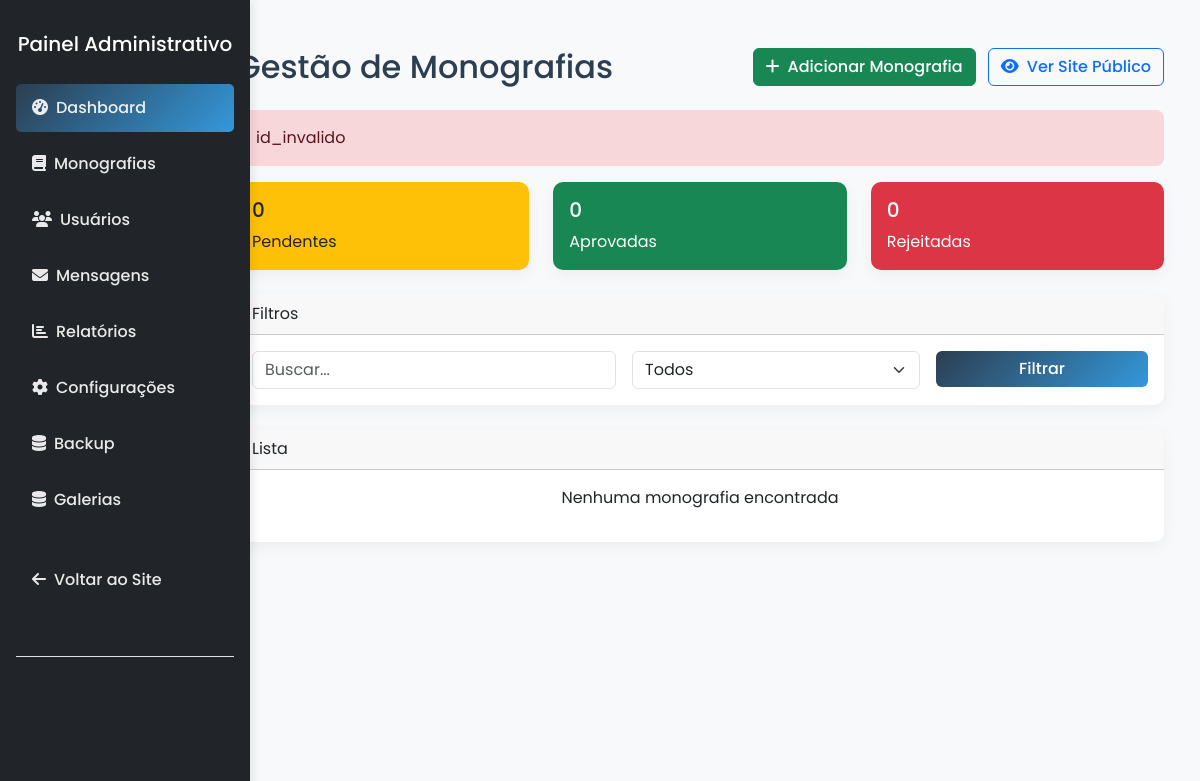
The page /admin/monografias.php?error=id_invalido (signed in) on the database as committed earlier.
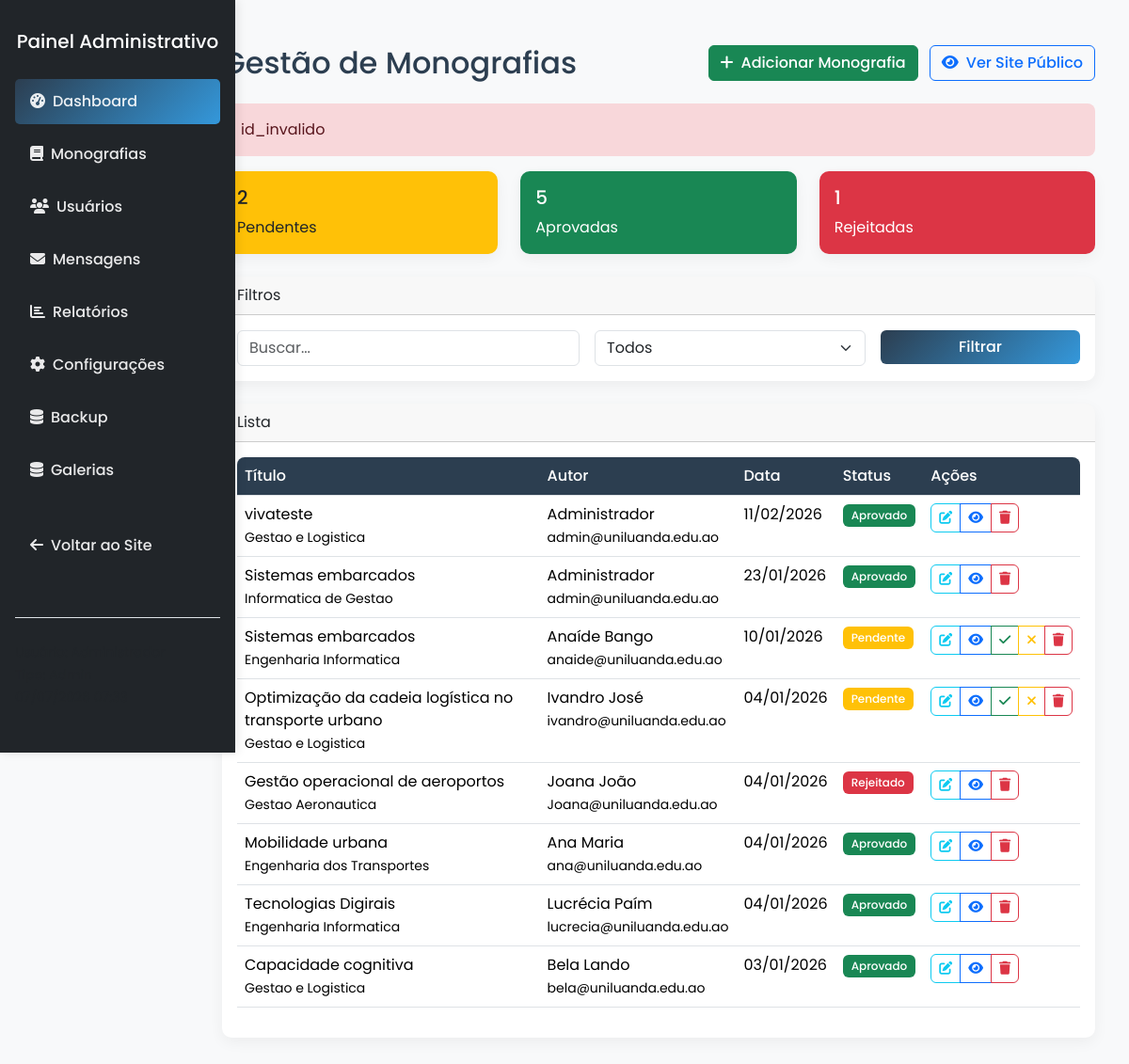
The same page on the database as committed later.
### tables this page shows
CREATE TABLE `monografias` (
  `id` int NOT NULL AUTO_INCREMENT,
  `titulo` varchar(255) NOT NULL,
  `resumo` text NOT NULL,
  `autor_id` int NOT NULL,
  `orientador` varchar(100) DEFAULT NULL,
  `curso` varchar(100) DEFAULT NULL,
  `palavras_chave` varchar(255) DEFAULT NULL,
  `arquivo` varchar(255) NOT NULL,
  `data_publicacao` date DEFAULT NULL,
  `status` enum('pendente','aprovado','rejeitado') DEFAULT 'pendente',
  `data_submissao` timestamp NULL DEFAULT CURRENT_TIMESTAMP,
  `area` varchar(150) DEFAULT NULL,
  `tipo_documento` varchar(50) DEFAULT NULL,
  PRIMARY KEY (`id`),
  KEY `autor_id` (`autor_id`),
  KEY `idx_monografias_autor` (`autor_id`),
  KEY `idx_monografias_titulo` (`titulo`),
  KEY `idx_monografias_palavras_chave` (`palavras_chave`),
  FULLTEXT KEY `ft_titulo_palavras` (`titulo`,`palavras_chave`),
  FULLTEXT KEY `titulo` (`titulo`,`resumo`,`palavras_chave`),
  CONSTRAINT `fk_monografias_autor` FOREIGN KEY (`autor_id`) REFERENCES `usuarios` (`id`) ON DELETE CASCADE ON UPDATE CASCADE
);

CREATE TABLE `usuarios` (
  `id` int NOT NULL AUTO_INCREMENT,
  `nome` varchar(100) NOT NULL,
  `email` varchar(100) NOT NULL,
  `password` varchar(255) NOT NULL,
  `tipo` enum('admin','estudante','professor') DEFAULT 'estudante',
  `foto` varchar(255) DEFAULT 'default.png',
  `data_criacao` timestamp NULL DEFAULT CURRENT_TIMESTAMP,
  `data_atualizacao` timestamp NULL DEFAULT CURRENT_TIMESTAMP ON UPDATE CURRENT_TIMESTAMP,
  PRIMARY KEY (`id`),
  UNIQUE KEY `email` (`email`)
);

### includes/functions.php (called while the page is built, shortened)
<?php
function formatDate($date) {
    return date('d/m/Y', strtotime($date));
}
?>

### admin/monografias.php (the view, shortened to what the changed rows need)
<?php
$database = new Database();
$db = $database->getConnection();
$page = isset($_GET['page']) ? (int)$_GET['page'] : 1;
$limit = 10;
$offset = ($page - 1) * $limit;
$query = "SELECT m.*, u.nome AS autor, u.email AS autor_email
          FROM monografias m
          LEFT JOIN usuarios u ON m.autor_id = u.id
          WHERE 1=1";
$params = [];
$countQuery = "SELECT COUNT(*) AS total FROM ($query) AS t";
$countStmt = $db->prepare($countQuery);
$countStmt->execute();
$query .= " ORDER BY m.data_submissao DESC LIMIT :limit OFFSET :offset";
$params[':limit'] = $limit;
$params[':offset'] = $offset;
$stmt = $db->prepare($query);
foreach ($params as $k => $v) {
    $type = ($k === ':limit' || $k === ':offset') ? PDO::PARAM_INT : PDO::PARAM_STR;
    $stmt->bindValue($k, $v, $type);
}
$stmt->execute();
$monografias = $stmt->fetchAll(PDO::FETCH_ASSOC);
$statsQuery = "SELECT status, COUNT(*) AS count FROM monografias GROUP BY status";
$stats = $db->query($statsQuery)->fetchAll(PDO::FETCH_ASSOC);
$statusCounts = ['pendente'=>0,'aprovado'=>0,'rejeitado'=>0];
foreach ($stats as $s) $statusCounts[$s['status']] = $s['count'];
?>
<!DOCTYPE html>
<html lang="pt-pt">
<head>
    <?php include '../includes/head.php'; ?>
</head>
<body>
<div class="container-fluid py-4">
    <div class="row">
        <?php include 'sidebar.php'; ?>
        <div class="col-md-9 col-lg-10 ms-auto">
            <div class="p-4">
                <div class="d-flex justify-content-between align-items-center mb-4">
                    <h2 class="mb-0">Gestão de Monografias</h2>
                </div>
                <div class="row mb-4">
                    <div class="col-md-4"><div class="card bg-warning text-dark"><div class="card-body"><h5><?php echo $statusCounts['pendente']; ?></h5>Pendentes</div></div></div>
                    <div class="col-md-4"><div class="card bg-success text-white"><div class="card-body"><h5><?php echo $statusCounts['aprovado']; ?></h5>Aprovadas</div></div></div>
                    <div class="col-md-4"><div class="card bg-danger text-white"><div class="card-body"><h5><?php echo $statusCounts['rejeitado']; ?></h5>Rejeitadas</div></div></div>
                </div>
                <div class="card">
                    <div class="card-body">
                        <?php if ($monografias): ?>
                        <div class="table-responsive">
                            <table class="table table-hover">
                                <thead><tr><th>Título</th><th>Autor</th><th>Data</th><th>Status</th><th>Ações</th></tr></thead>
                                <tbody>
                                <?php foreach ($monografias as $m): ?>
                                <tr>
                                    <td><?php echo htmlspecialchars($m['titulo']); ?><br><small><?php echo htmlspecialchars($m['curso']); ?></small></td>
                                    <td><?php echo htmlspecialchars($m['autor']); ?><br><small><?php echo htmlspecialchars($m['autor_email']); ?></small></td>
                                    <td><?php echo formatDate($m['data_submissao']); ?></td>
                                    <td><span class="badge bg-<?php echo $m['status']=='aprovado'?'success':($m['status']=='rejeitado'?'danger':'warning'); ?>"><?php echo ucfirst($m['status']); ?></span></td>
                                    <td>
                                        <div class="btn-group">
                                            <a href="editar_monografia.php?id=<?php echo $m['id']; ?>" class="btn btn-sm btn-outline-info" title="Editar monografia"><i class="fas fa-edit"></i></a>
                                            <a href="../detalhes_monografia.php?id=<?php echo $m['id']; ?>" class="btn btn-sm btn-outline-primary"><i class="fas fa-eye"></i></a>
                                            <?php if($m['status']=='pendente'): ?>
                                            <a href="?action=approve&id=<?php echo $m['id']; ?>" class="btn btn-sm btn-outline-success"><i class="fas fa-check"></i></a>
                                            <a href="?action=reject&id=<?php echo $m['id']; ?>" class="btn btn-sm btn-outline-warning"><i class="fas fa-times"></i></a>
                                            <?php endif; ?>
                                            <a href="?action=delete&id=<?php echo $m['id']; ?>" class="btn btn-sm btn-outline-danger" onclick="return confirm('Excluir?')"><i class="fas fa-trash"></i></a>
                                        </div>
                                    </td>
                                </tr>
                                <?php endforeach; ?>
                                </tbody>
                            </table>
                        </div>
                        <?php else: ?>
                            <p class="text-center">Nenhuma monografia encontrada</p>
                        <?php endif; ?>
                    </div>
                </div>
            </div>
        </div>
    </div>
</div>
</body>
</html>

Rows that differ between the two databases and show on the page:
added monografias: titulo "vivateste", curso "Gestao e Logistica", autor.nome "Administrador", autor.email "admin@uniluanda.edu.ao", data_submissao "11/02/2026", status "Aprovado"
added monografias: titulo "Sistemas embarcados", curso "Informatica de Gestao", autor.nome "Administrador", autor.email "admin@uniluanda.edu.ao", data_submissao "23/01/2026", status "Aprovado"
added monografias: titulo "Sistemas embarcados", curso "Engenharia Informatica", autor.nome "Anaíde Bango", autor.email "anaide@uniluanda.edu.ao", data_submissao "10/01/2026", status "Pendente"
added monografias: titulo "Optimização da cadeia logística no transporte urbano", curso "Gestao e Logistica", autor.nome "Ivandro José", autor.email "ivandro@uniluanda.edu.ao", data_submissao "04/01/2026", status "Pendente"
added monografias: titulo "Gestão operacional de aeroportos", curso "Gestao Aeronautica", autor.nome "Joana João", autor.email "Joana@uniluanda.edu.ao", data_submissao "04/01/2026", status "Rejeitado"
added monografias: titulo "Mobilidade urbana", curso "Engenharia dos Transportes", autor.nome "Ana Maria", autor.email "ana@uniluanda.edu.ao", data_submissao "04/01/2026", status "Aprovado"
added monografias: titulo "Tecnologias Digirais", curso "Engenharia Informatica", autor.nome "Lucrécia Paím", autor.email "lucrecia@uniluanda.edu.ao", data_submissao "04/01/2026", status "Aprovado"
added monografias: titulo "Capacidade cognitiva", curso "Gestao e Logistica", autor.nome "Bela Lando", autor.email "bela@uniluanda.edu.ao", data_submissao "03/01/2026", status "Aprovado"
Other text that changed with them:
$statusCounts['pendente']: "0" → "2"
$statusCounts['aprovado']: "0" → "5"
$statusCounts['rejeitado']: "0" → "1"
text no longer shown: "Nenhuma monografia encontrada"
text now shown: "Título Autor Data Status Ações"
